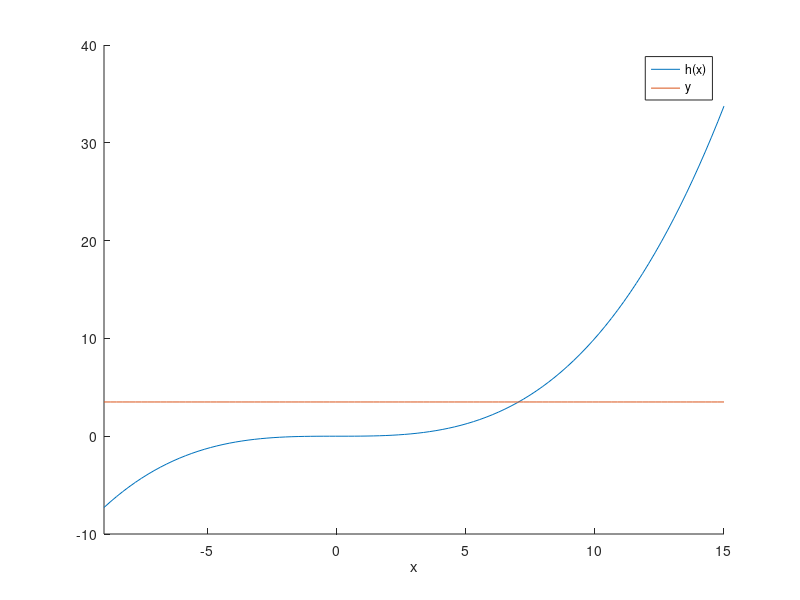
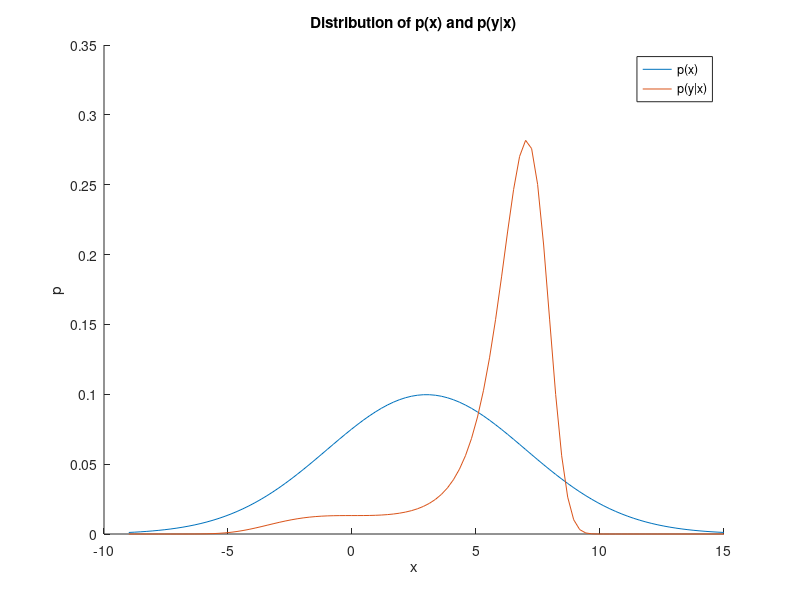

MATLAB code to generate these figures, in order:
clc;clear
%% Task a
mu_x = 3;
sigma_x = 4;
x = linspace(mu_x - 3*sigma_x,mu_x + 3*sigma_x,100);
h_x = 0.01*x.^3;
y = 3.5*ones(length(x),1);
figure
xlim([mu_x - 3*sigma_x,mu_x + 3*sigma_x])
hold on
plot(x,h_x);
plot(x,y)
xlabel('x')
legend('h(x)','y')

p_x = normpdf(x,mu_x,sigma_x);
p_y = normpdf(0.01*x.^3,3.5,sqrt(2));
figure
hold on
plot(x,p_x)
plot(x,p_y)
title('Distribution of p(x) and p(y|x)')
xlabel('x')
ylabel('p')
legend('p(x)','p(y|x)')

%% Task b
% Generate samples from proposal
n = 200;
samples = normrnd(mu_x,sigma_x,n,1);
pyx = normpdf(0.01*samples.^3,3.5,sqrt(2));
y_samples = 0.01*samples.^3 + sqrt(2)*randn(n,1);
w_tilde = 1/n*pyx;
weight = w_tilde/(sum(w_tilde));
E_xy = sum(y_samples.*weight);
Var_xy = sum(y_samples.^2.*weight) - E_xy^2;











